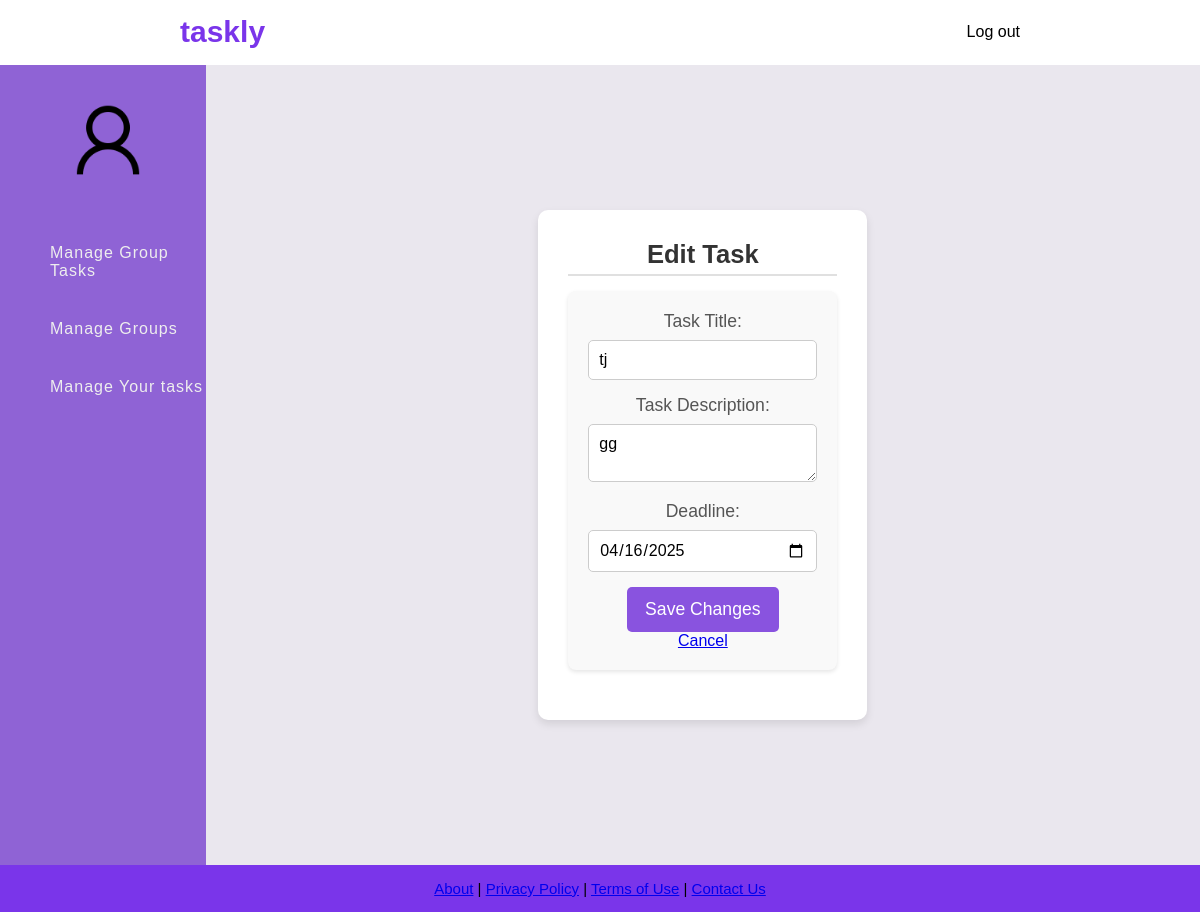
Before: /edit_task-admin.php?task_id=2 with the older database file.
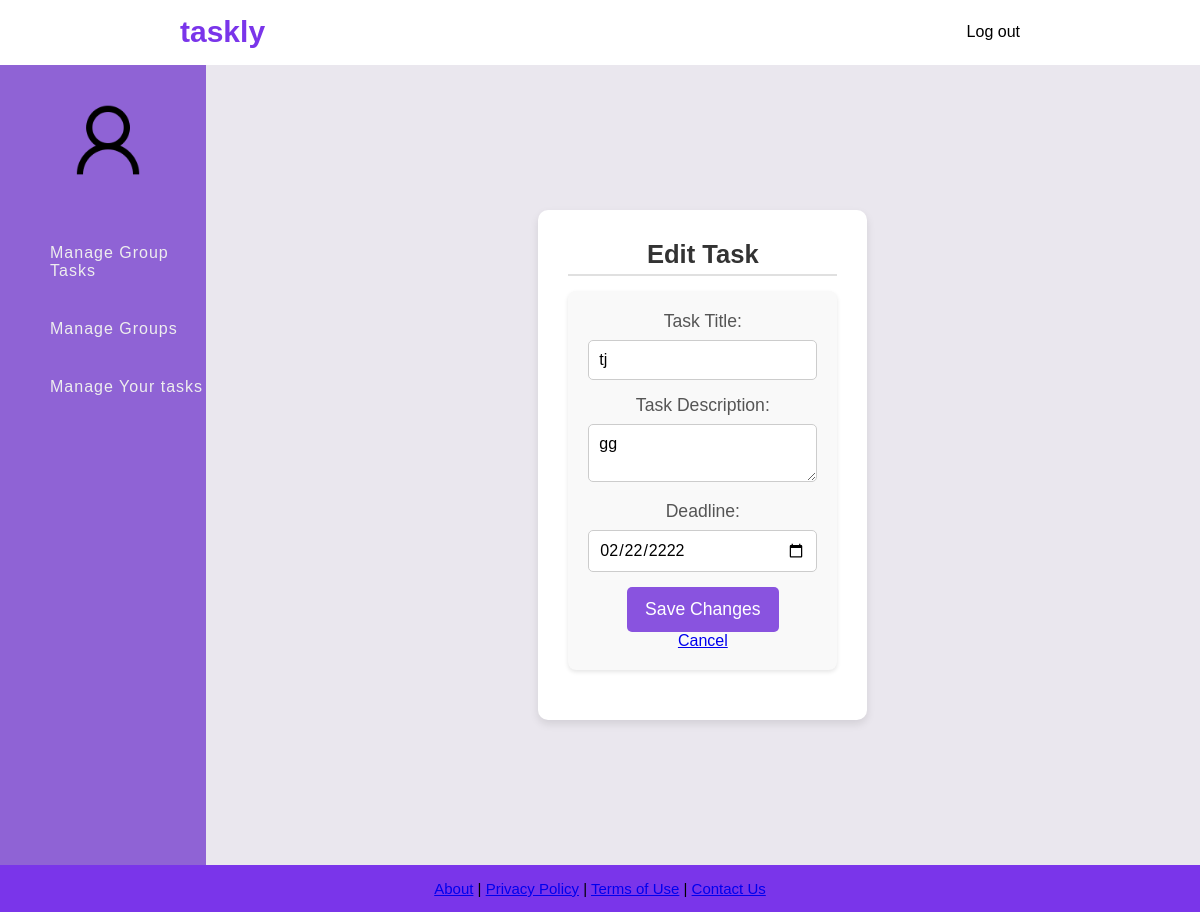
After: the same page with the newer database file.
### tables this page shows
CREATE TABLE Task (
    Task_ID INTEGER PRIMARY KEY AUTOINCREMENT,
    Task_Title VARCHAR(255) NOT NULL,
    Task_Description TEXT NOT NULL,
    Task_Deadline DATE NOT NULL,
    List_ID INTEGER NOT NULL,
    FOREIGN KEY (List_ID) REFERENCES Task_List(List_ID) ON DELETE CASCADE
);

### edit_task-admin.php (the view, shortened to what this page needs)
<?php
include('db.php');
$taskId = $_GET['task_id'];
$stmt = $conn->prepare("SELECT * FROM Task WHERE Task_ID = ?");
$stmt->execute([$taskId]);
$task = $stmt->fetch(PDO::FETCH_ASSOC);
?>
<!DOCTYPE html>
<html lang="en">
<head>
    <link rel="stylesheet" href="css/global.css">
</head>
<body>
<header class="navbar">
    <a href="dashboard.php" class="navbar_title2"><h1>taskly</h1></a>
    <a class="navbar-index" href="logout.php">Log out</a>
</header>
<div class="container">
    <nav class="sidebar">
        <div class="user-profile">
            <a href="admin-profile.php"><img src="images/Sample_User_Icon.png" alt="User"></a>
            <h4><?php echo $_SESSION['User_Fname']; ?></h4>
        </div>
        <ul>
            <li><a href="admin-tasks.php">Manage Group Tasks</a></li>
            <li><a href="admin-group.php">Manage Groups</a></li>
            <li><a href="admin-task_personal.php">Manage Your tasks</a></li>
        </ul>
    </nav>
    <section class="main-content">
        <div class="main-content-container">
        <h2>Edit Task</h2>
        <?php if ($task): ?>
            <form method="POST" class="edit-task-form">
                <label>Task Title:</label>
                <input type="text" name="taskTitle" value="<?= htmlspecialchars($task['Task_Title']) ?>" required><br>
                <label>Task Description:</label>
                <textarea name="taskDesc" required><?= htmlspecialchars($task['Task_Description']) ?></textarea><br>
                <label>Deadline:</label>
                <input type="date" name="taskDeadline" value="<?= htmlspecialchars($task['Task_Deadline']) ?>" required><br>
                <button type="submit">Save Changes</button>
                <br>
                <a href="admin-task_personal.php">Cancel</a>
            </form>
        <?php endif; ?>
        </div>
    </section>
</div>
<footer class="footer">
    <p class="footer__text">
        <a href="#">About</a> | <a href="#">Privacy Policy</a> |
        <a href="#">Terms of Use</a> | <a href="#">Contact Us</a>
    </p>
</footer>
</body>
</html>

Changed rows visible on the page:
changed task "tj": taskDeadline "04/16/2025" → "02/22/2222"
